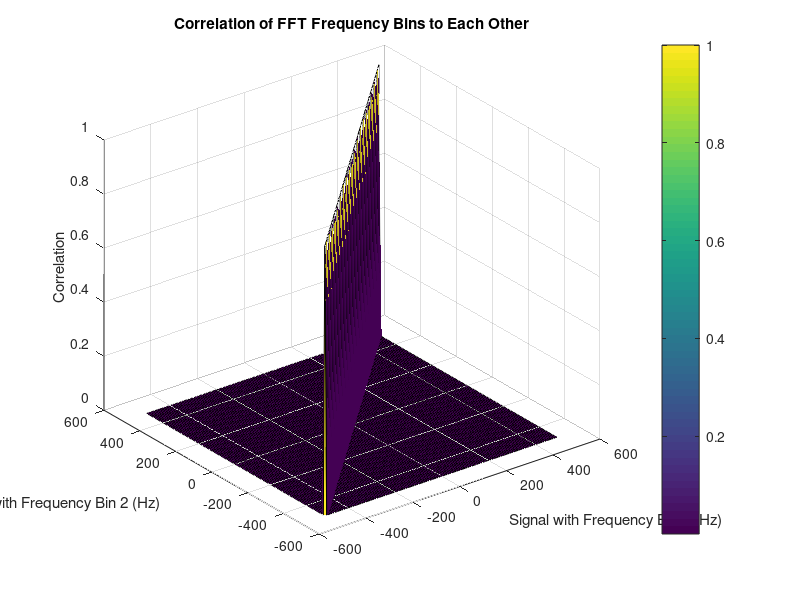

Reproduce this figure in MATLAB. (Note: this script raises an error after producing the figure.)
% Orthogonality of FFT frequency bins
% FFT as a dot product
%
% Turker Dolapci
% 2024.09.10
%

clear all
close all
clc

fs= 1e3; %sampling rate
numsamp=1024;%number of samples to be generated
t= (0:(1/fs):((numsamp-1)/fs)).'; %time vector
fftlen=128; %length of fft, can be selected equal to length(t) (number of time domain samples) for full resolution
df=fs/fftlen; %frequency resolution of fft

f_values= (((-fs/2):df:((fs/2)-df)) + (mod(fftlen,2)*df)/2).'; %frequency values of fft outputs, -0.5fs to 0.5fs

%nth column of the sig is the compex exponential with nth frequency of the fourier analysis
for n=1:length(f_values)
    sig(:,n)=exp(j*2*pi*f_values(n)*t);
end

%correlation matrix which shows the correaltion between the complex sinusoidals of the fourier analysis
for n=1:length(f_values)
    for nn=1:length(f_values)
        corrMatrix(n,nn)=dot(sig(:,n),sig(:,nn))/length(t);
    end
end

figure;
surf(f_values,f_values,abs(corrMatrix))
colorbar
xlabel(['Signal with Frequency Bin 1 (Hz)'])
ylabel(['Signal with Frequency Bin 2 (Hz)'])
zlabel('Correlation')
grid on
title('Correlation of FFT Frequency Bins to Each Other')

pause();

%%%%%%%%%%%%%%%%%%%%%%%%

% Generate a test signal
fTest= f_values(20) %frequency of the test signal
phaseTest_deg=90 %phase fof the test signal
sigTest= exp(j*2*pi*fTest*t+j*deg2rad(phaseTest_deg)); %generated test signal

% correlation matrix which shows the correlation between the complex
%sinusoidals of the fourier analysis and the test signal
for n=1:length(f_values)
    corrMatrixFFT(n,1)=dot(sig(:,n),sigTest)/length(t);
end

figure;
tiledlayout(2,1)
ax1 = nexttile;
plot(f_values,abs(corrMatrixFFT))
colorbar
xlabel(['Signal with Frequency Bin (Hz)'])
ylabel(['Magnitude of Correlation of Test Signal with FFT Bins'])
grid on
title('Correlation of FFT Frequency Bins with Test Signal')

ax2 = nexttile;
plot(f_values,rad2deg(angle(corrMatrixFFT)))
colorbar
xlabel(['Signal with Frequency Bin (Hz)'])
ylabel(['Phase of Correlation of Test Signal with FFT Bins (^\circ)'])
grid on
% title('Correlation of FFT Frequency Bins with Test Signal')
linkaxes([ax1,ax2],'x')